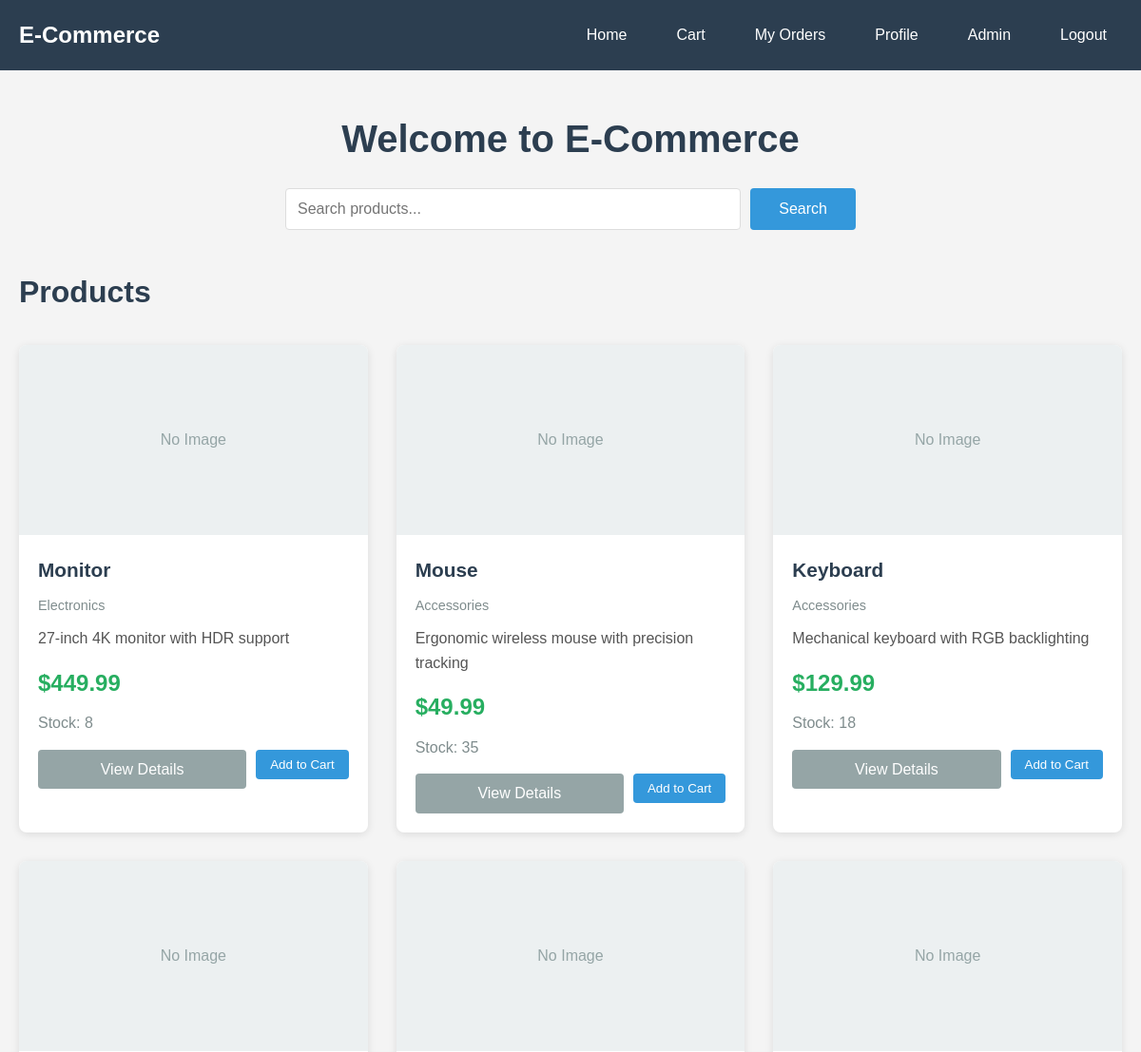
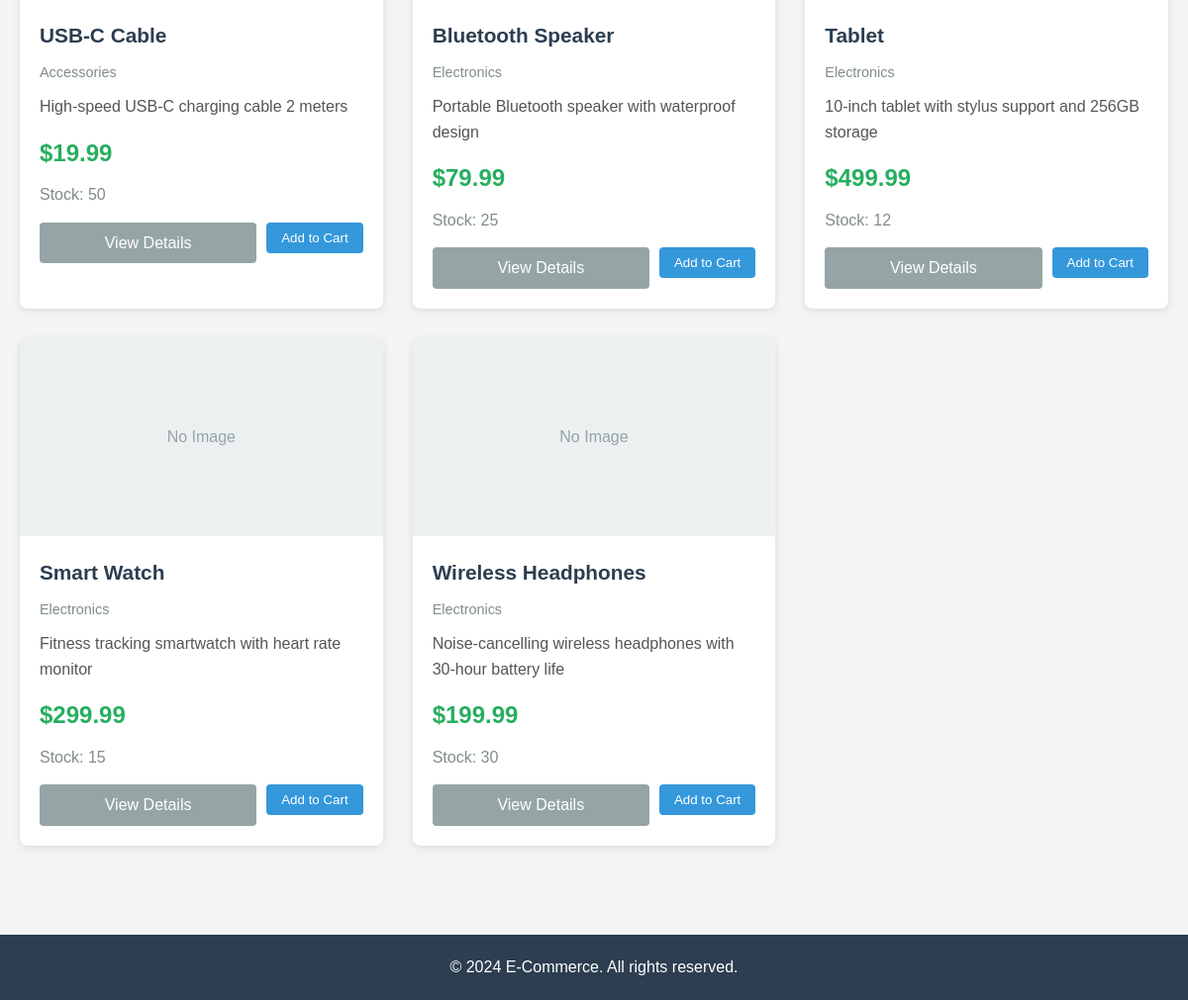
The app's page / (signed in) with its own data (2 pictures, top to bottom).
### products/models.py (models this page shows, shortened)
class Product(models.Model):
    name = models.CharField(max_length=200)
    description = models.TextField()
    price = models.DecimalField(max_digits=10, decimal_places=2, validators=[MinValueValidator(0)])
    stock = models.IntegerField(validators=[MinValueValidator(0)])
    image = models.ImageField(upload_to='products/', blank=True, null=True)
    category = models.CharField(max_length=100)
    created_at = models.DateTimeField(auto_now_add=True)
    updated_at = models.DateTimeField(auto_now=True)
    is_active = models.BooleanField(default=True)
    class Meta:
        ordering = ['-created_at']

### products/views.py (the view)
# urls.py: path('', views.homepage, name='homepage'),
def homepage(request):
    query = request.GET.get('q', '')
    if query:
        products = ProductService.search_products(query)
    else:
        products = ProductService.get_all_products()
    context = {
        'products': products,
        'query': query
    }
    return render(request, 'products/homepage.html', context)

### products/services.py (called while the page is built)
    @staticmethod
    def get_all_products(is_active=True):
        return Product.objects.filter(is_active=is_active)

### products/templates/products/homepage.html (shortened to what this page needs)
{% extends 'base.html' %}
{% load static %}
{% block content %}
<div class="homepage">
    <div class="search-section">
        <h1>Welcome to E-Commerce</h1>
        <form method="GET" action="{% url 'homepage' %}" class="search-form">
            <input type="text" name="q" placeholder="Search products..." value="{{ query }}" class="search-input">
            <button type="submit" class="search-btn">Search</button>
        </form>
    </div>
    <div class="products-section">
        <h2>Products</h2>
        {% if products %}
            <div class="products-grid">
                {% for product in products %}
                    <div class="product-card">
                        {% if product.image %}
                            <img src="{{ product.image.url }}" alt="{{ product.name }}" class="product-image">
                        {% else %}
                            <div class="product-image-placeholder">No Image</div>
                        {% endif %}
                        <div class="product-info">
                            <h3>{{ product.name }}</h3>
                            <p class="product-category">{{ product.category }}</p>
                            <p class="product-description">{{ product.description|truncatewords:20 }}</p>
                            <p class="product-price">${{ product.price }}</p>
                            <p class="product-stock">Stock: {{ product.stock }}</p>
                            <div class="product-actions">
                                <a href="{% url 'product_detail' product.id %}" class="btn btn-secondary">View Details</a>
                                {% if user.is_authenticated %}
                                    <form method="POST" action="{% url 'add_to_cart' product.id %}" style="display:inline;">
                                        <button type="submit" class="btn btn-primary">Add to Cart</button>
                                    </form>
                                {% endif %}
                            </div>
                        </div>
                    </div>
                {% endfor %}
            </div>
        {% else %}
            <p class="no-products">No products found.</p>
        {% endif %}
    </div>
</div>
{% endblock %}

### static/css/style.css (style rules this page uses)
* { margin: 0; padding: 0; box-sizing: border-box; }
body { font-family: 'Arial', sans-serif; line-height: 1.6; color: #333; background-color: #f4f4f4; }
.btn { display: inline-block; padding: 10px 20px; background-color: #3498db; color: white; text-decoration: none; border: none; border-radius: 4px; cursor: pointer; transition: background-color 0.3s; }
.btn-primary { background-color: #3498db; }
.btn-secondary { background-color: #95a5a6; }
.homepage { padding: 20px 0; }
.search-section { text-align: center; margin-bottom: 40px; }
.search-section h1 { font-size: 2.5rem; margin-bottom: 20px; color: #2c3e50; }
.search-form { display: flex; justify-content: center; gap: 10px; max-width: 600px; margin: 0 auto; }
.search-input { flex: 1; padding: 12px; border: 1px solid #ddd; border-radius: 4px; font-size: 1rem; }
.search-btn { padding: 12px 30px; background-color: #3498db; color: white; border: none; border-radius: 4px; cursor: pointer; font-size: 1rem; }
.products-section { margin-top: 40px; }
.products-section h2 { font-size: 2rem; margin-bottom: 30px; color: #2c3e50; }
.products-grid { display: grid; grid-template-columns: repeat(auto-fill, minmax(280px, 1fr)); gap: 30px; }
.product-card { background: white; border-radius: 8px; overflow: hidden; box-shadow: 0 2px 8px rgba(0,0,0,0.1); transition: transform 0.3s; }
.product-image-placeholder { width: 100%; height: 200px; background-color: #ecf0f1; display: flex; align-items: center; justify-content: center; color: #95a5a6; }
.product-info { padding: 20px; }
.product-info h3 { font-size: 1.3rem; margin-bottom: 10px; color: #2c3e50; }
.product-category { color: #7f8c8d; font-size: 0.9rem; margin-bottom: 10px; }
.product-description { color: #555; margin-bottom: 15px; }
.product-price { font-size: 1.5rem; font-weight: bold; color: #27ae60; margin-bottom: 10px; }
.product-stock { color: #7f8c8d; margin-bottom: 15px; }
.product-actions { display: flex; gap: 10px; }
.product-actions .btn { flex: 1; text-align: center; padding: 8px 15px; }

### records on screen
Product: image "No Image", name "Monitor", category "Electronics", description "27-inch 4K monitor with HDR support", price "449.99", stock "8"
Product: image "No Image", name "Mouse", category "Accessories", description "Ergonomic wireless mouse with precision tracking", price "49.99", stock "35"
Product: image "No Image", name "Keyboard", category "Accessories", description "Mechanical keyboard with RGB backlighting", price "129.99", stock "18"
Product: image "No Image", name "USB-C Cable", category "Accessories", description "High-speed USB-C charging cable 2 meters", price "19.99", stock "50"
Product: image "No Image", name "Bluetooth Speaker", category "Electronics", description "Portable Bluetooth speaker with waterproof design", price "79.99", stock "25"
Product: image "No Image", name "Tablet", category "Electronics", description "10-inch tablet with stylus support and 256GB storage", price "499.99", stock "12"
Product: image "No Image", name "Smart Watch", category "Electronics", description "Fitness tracking smartwatch with heart rate monitor", price "299.99", stock "15"
Product: image "No Image", name "Wireless Headphones", category "Electronics", description "Noise-cancelling wireless headphones with 30-hour battery life", price "199.99", stock "30"
